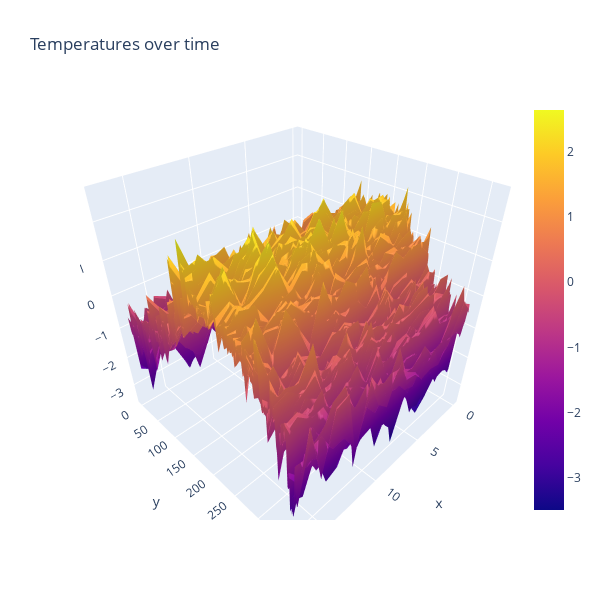

Source (notebook cell):
### Markdown cell above
## 4. 2009 Visualizations

### Code cell
#Plot ALL weather data for all stations for a year 

#X = weather station
#Y = day of the year
#Z = temperature

fig2009 = go.Figure(data=[go.Surface(z=df_2009.values)])
fig2009.update_layout(title='Temperatures over time', autosize=False,
                  width=600, height=600)
fig2009.show()

### Figure 1 — Plotly figure (JSON) as saved in the notebook; plotly's stock layout.template omitted (floating-point values rounded to 4 significant figures; data arrays with more than 128 entries replaced by an {"elided": "..."} marker saying what was removed)
{"data": [{"type": "surface", "z": {"elided": "365x18 float values"}}], "layout": {"autosize": false, "height": 600, "scene": {"aspectmode": "auto", "aspectratio": {"x": 1, "y": 1, "z": 1}, "camera": {"center": {"x": 0, "y": 0, "z": 0}, "eye": {"x": 1.136, "y": 1.136, "z": 1.136}, "projection": {"type": "perspective"}, "up": {"x": 0, "y": 0, "z": 1}}}, "title": {"text": "Temperatures over time"}, "width": 600}}
